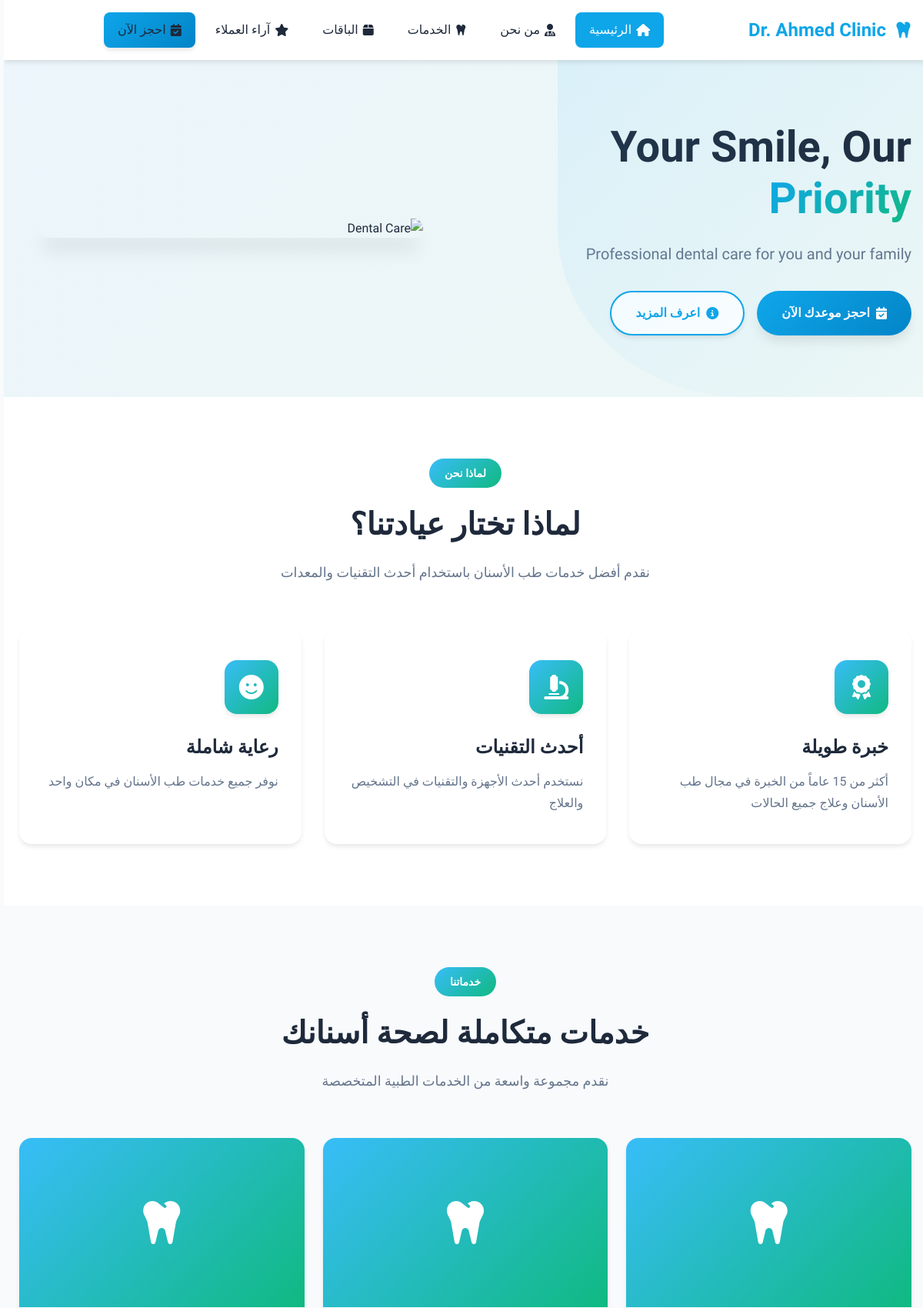
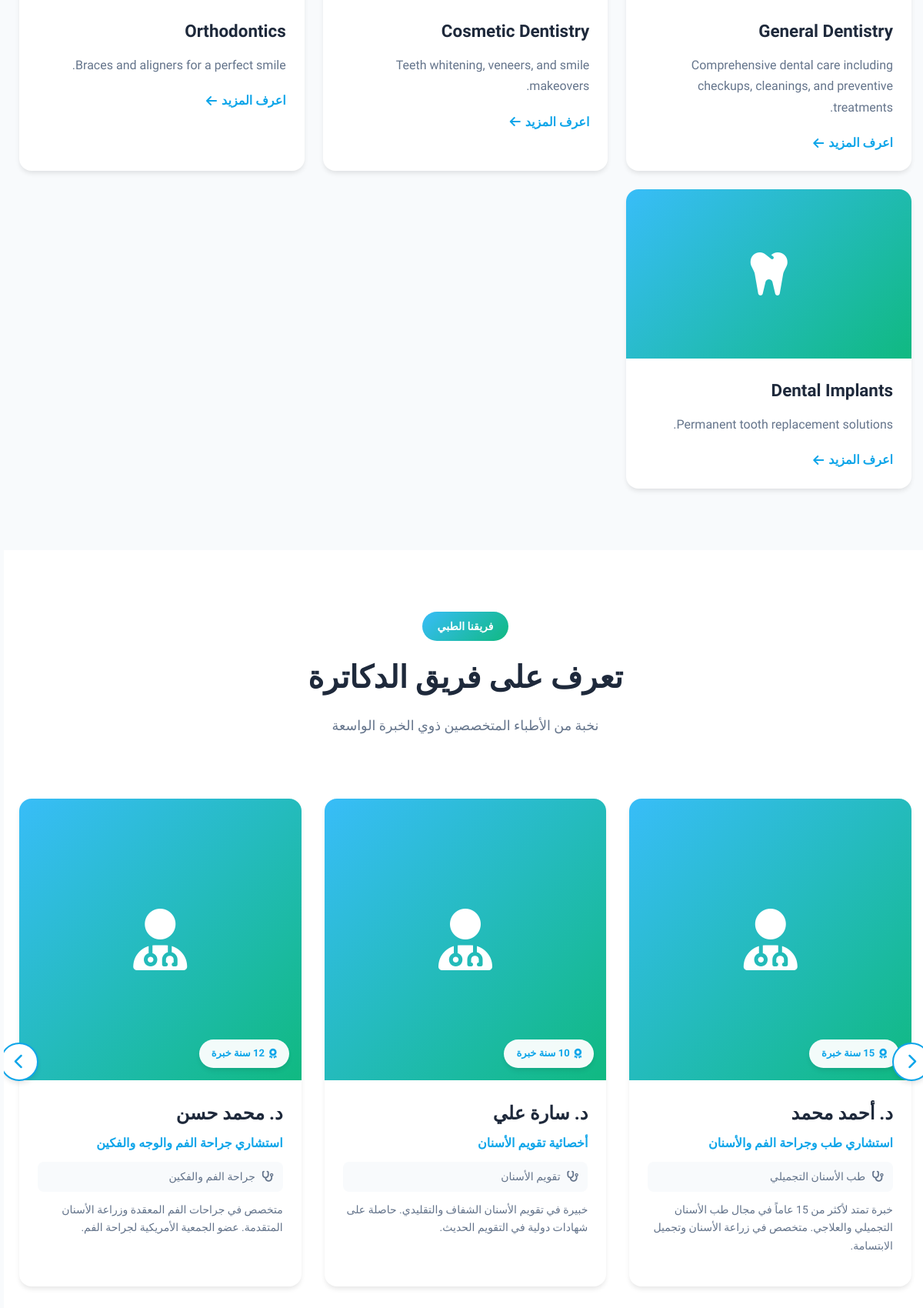
The page / (upper part) on the database its author committed (2 pictures, top to bottom).
### tables this page shows
CREATE TABLE IF NOT EXISTS `settings` (
    `id` INT PRIMARY KEY AUTO_INCREMENT,
    `setting_key` VARCHAR(100) NOT NULL UNIQUE,
    `setting_value` TEXT,
    `setting_type` VARCHAR(50) DEFAULT 'text',
    `created_at` TIMESTAMP DEFAULT CURRENT_TIMESTAMP,
    `updated_at` TIMESTAMP DEFAULT CURRENT_TIMESTAMP ON UPDATE CURRENT_TIMESTAMP
);

CREATE TABLE IF NOT EXISTS `services` (
    `id` INT PRIMARY KEY AUTO_INCREMENT,
    `title` VARCHAR(200) NOT NULL,
    `description` TEXT,
    `icon` VARCHAR(100),
    `image` VARCHAR(255),
    `display_order` INT DEFAULT 0,
    `is_active` BOOLEAN DEFAULT TRUE,
    `created_at` TIMESTAMP DEFAULT CURRENT_TIMESTAMP,
    `updated_at` TIMESTAMP DEFAULT CURRENT_TIMESTAMP ON UPDATE CURRENT_TIMESTAMP
);

CREATE TABLE IF NOT EXISTS `doctors` (
    `id` INT PRIMARY KEY AUTO_INCREMENT,
    `name` VARCHAR(200) NOT NULL,
    `title` VARCHAR(200) NOT NULL,
    `bio` TEXT NOT NULL,
    `image` VARCHAR(255),
    `specialization` VARCHAR(200),
    `years_experience` INT DEFAULT 0,
    `phone` VARCHAR(20),
    `email` VARCHAR(150),
    `facebook` VARCHAR(255),
    `instagram` VARCHAR(255),
    `twitter` VARCHAR(255),
    `display_order` INT DEFAULT 0,
    `is_active` BOOLEAN DEFAULT TRUE,
    `created_at` TIMESTAMP DEFAULT CURRENT_TIMESTAMP,
    `updated_at` TIMESTAMP DEFAULT CURRENT_TIMESTAMP ON UPDATE CURRENT_TIMESTAMP,
    INDEX `idx_active` (`is_active`),
    INDEX `idx_order` (`display_order`)
);

### includes/config.php (called while the page is built, shortened)
<?php
$conn = null;
try {
    $conn = new PDO(
        "mysql:host=" . DB_HOST . ";dbname=" . DB_NAME . ";charset=utf8mb4",
        DB_USER,
        DB_PASS,
        [
            PDO::ATTR_ERRMODE => PDO::ERRMODE_EXCEPTION,
            PDO::ATTR_DEFAULT_FETCH_MODE => PDO::FETCH_ASSOC,
            PDO::ATTR_EMULATE_PREPARES => false
        ]
    );
} catch(PDOException $e) {
    error_log("Database connection error: " . $e->getMessage());
    die("خطأ في الاتصال بقاعدة البيانات. يرجى التأكد من:<br>1. إنشاء قاعدة البيانات (u186120816_tantawy)<br>2. استيراد ملف database.sql<br>3. التحقق من بيانات الاتصال في includes/config.php<br>4. وضع كلمة مرور قاعدة البيانات في DB_PASS<br><br>Error: " . $e->getMessage());
}
function getSetting($key, $default = '') {
    global $conn;
    try {
        $stmt = $conn->prepare("SELECT setting_value FROM settings WHERE setting_key = ?");
        $stmt->execute([$key]);
        $result = $stmt->fetch();
        return $result ? $result['setting_value'] : $default;
    } catch(PDOException $e) {
        return $default;
    }
}

### index.php (the view, shortened to what this page needs)
<?php
require_once 'includes/config.php';
$stmt = $conn->prepare("SELECT * FROM sliders WHERE is_active = 1 ORDER BY display_order ASC");
$stmt->execute();
$hero_sliders = $stmt->fetchAll();
$stmt = $conn->prepare("SELECT * FROM services WHERE is_active = 1 ORDER BY display_order ASC");
$stmt->execute();
$services = $stmt->fetchAll();
$site_name = getSetting('site_name', 'عيادة الدكتور');
$site_logo = getSetting('site_logo', '');
$hero_title = getSetting('hero_title', 'ابتسامتك المثالية تبدأ هنا');
$hero_subtitle = getSetting('hero_subtitle', 'رعاية أسنان احترافية مع أحدث التقنيات');
$hero_btn_primary = getSetting('hero_btn_primary', 'احجز موعدك الآن');
$hero_btn_secondary = getSetting('hero_btn_secondary', 'اعرف المزيد');
?>
<!DOCTYPE html>
<html lang="ar" dir="rtl">
<head>
    <link rel="stylesheet" href="https://cdnjs.cloudflare.com/ajax/libs/font-awesome/6.4.0/css/all.min.css">
    <link rel="stylesheet" href="https://cdnjs.cloudflare.com/ajax/libs/intl-tel-input/18.2.1/css/intlTelInput.css">
    <link rel="stylesheet" href="<?php echo ASSETS_URL; ?>/css/modern-frontend.css">
</head>
<body>
    <nav class="modern-navbar">
        <div class="container">
            <div class="modern-nav-content">
                <a href="index.php" class="modern-logo">
                    <?php if ($site_logo && file_exists(UPLOAD_PATH . $site_logo)): ?>
                        <img src="<?php echo UPLOAD_URL . htmlspecialchars($site_logo); ?>" alt="<?php echo htmlspecialchars($site_name); ?>">
                    <?php else: ?>
                        <i class="fas fa-tooth"></i>
                        <span><?php echo htmlspecialchars($site_name); ?></span>
                    <?php endif; ?>
                </a>
                <ul class="modern-nav-menu" id="modernNavMenu">
                    <li><a href="#home" class="active"><i class="fas fa-home"></i> الرئيسية</a></li>
                    <li><a href="#about"><i class="fas fa-user-md"></i> من نحن</a></li>
                    <li><a href="#services"><i class="fas fa-tooth"></i> الخدمات</a></li>
                    <li><a href="#packages"><i class="fas fa-box"></i> الباقات</a></li>
                    <li><a href="#reviews"><i class="fas fa-star"></i> آراء العملاء</a></li>
                    <li><a href="#booking" class="modern-cta-btn"><i class="fas fa-calendar-check"></i> احجز الآن</a></li>
                </ul>
            </div>
        </div>
    </nav>
    <?php if (count($hero_sliders) > 0): ?>
    <section id="home" class="hero-slider-section">
        <div class="hero-slider-wrapper">
            <div class="hero-slider" id="heroSlider">
                <?php foreach ($hero_sliders as $index => $slider): ?>
                <div class="hero-slide <?php echo $index === 0 ? 'active' : ''; ?>">
                    <div class="hero-slide-bg" style="background-image: url('<?php echo UPLOAD_URL . htmlspecialchars($slider['image']); ?>');"></div>
                    <div class="hero-slide-overlay"></div>
                    <div class="container">
                        <div class="hero-slide-content">
                            <h1 class="hero-slide-title"><?php echo htmlspecialchars($slider['title']); ?></h1>
                            <?php if (!empty($slider['subtitle'])): ?>
                            <p class="hero-slide-subtitle"><?php echo htmlspecialchars($slider['subtitle']); ?></p>
                            <?php endif; ?>
                            <?php if (!empty($slider['button_text']) && !empty($slider['button_link'])): ?>
                            <a href="<?php echo htmlspecialchars($slider['button_link']); ?>" class="hero-slide-btn">
                                <i class="fas fa-calendar-check"></i>
                                <?php echo htmlspecialchars($slider['button_text']); ?>
                            </a>
                            <?php endif; ?>
                        </div>
                    </div>
                </div>
                <?php endforeach; ?>
            </div>
            <?php if (count($hero_sliders) > 1): ?>
            <button class="hero-slider-nav hero-slider-prev" onclick="changeHeroSlide(-1)">
                <i class="fas fa-chevron-right"></i>
            </button>
            <button class="hero-slider-nav hero-slider-next" onclick="changeHeroSlide(1)">
                <i class="fas fa-chevron-left"></i>
            </button>
            <div class="hero-slider-dots" id="heroSliderDots">
                <?php foreach ($hero_sliders as $index => $slider): ?>
                <span class="hero-slider-dot <?php echo $index === 0 ? 'active' : ''; ?>" onclick="goToHeroSlide(<?php echo $index; ?>)"></span>
                <?php endforeach; ?>
            </div>
            <?php endif; ?>
        </div>
    </section>
    <?php else: ?>
    <section id="home" class="modern-hero">
        <div class="container">
            <div class="modern-hero-content">
                <div class="modern-hero-text">
                    <h1>
                        <?php
                        $title_parts = explode(' ', $hero_title);
                        $last_word = array_pop($title_parts);
                        echo implode(' ', $title_parts) . ' <span>' . $last_word . '</span>';
                        ?>
                    </h1>
                    <p><?php echo htmlspecialchars($hero_subtitle); ?></p>
                    <div class="modern-hero-buttons">
                        <a href="#booking" class="modern-btn modern-btn-primary">
                            <i class="fas fa-calendar-check"></i>
                            <?php echo htmlspecialchars($hero_btn_primary); ?>
                        </a>
                        <a href="#services" class="modern-btn modern-btn-secondary">
                            <i class="fas fa-info-circle"></i>
                            <?php echo htmlspecialchars($hero_btn_secondary); ?>
                        </a>
                    </div>
                </div>
                <div class="modern-hero-image">
                    <img src="https://images.unsplash.com/photo-1606811971618-4486d14f3f99?w=800" alt="Dental Care">
                </div>
            </div>
        </div>
    </section>
    <?php endif; ?>
    <section id="about" class="modern-section" style="background: white;">
        <div class="container">
            <div class="modern-section-header">
                <span class="modern-section-badge">لماذا نحن</span>
                <h2 class="modern-section-title">لماذا تختار عيادتنا؟</h2>
                <p class="modern-section-subtitle">نقدم أفضل خدمات طب الأسنان باستخدام أحدث التقنيات والمعدات</p>
            </div>
            <div class="modern-features-grid">
                <div class="modern-feature-card">
                    <div class="modern-feature-icon">
                        <i class="fas fa-award"></i>
                    </div>
                    <h3 class="modern-feature-title">خبرة طويلة</h3>
                    <p class="modern-feature-description">أكثر من 15 عاماً من الخبرة في مجال طب الأسنان وعلاج جميع الحالات</p>
                </div>
                <div class="modern-feature-card">
                    <div class="modern-feature-icon">
                        <i class="fas fa-microscope"></i>
                    </div>
                    <h3 class="modern-feature-title">أحدث التقنيات</h3>
                    <p class="modern-feature-description">نستخدم أحدث الأجهزة والتقنيات في التشخيص والعلاج</p>
                </div>
                <div class="modern-feature-card">
                    <div class="modern-feature-icon">
                        <i class="fas fa-smile"></i>
                    </div>
                    <h3 class="modern-feature-title">رعاية شاملة</h3>
                    <p class="modern-feature-description">نوفر جميع خدمات طب الأسنان في مكان واحد</p>
                </div>
            </div>
        </div>
    </section>
    <section id="services" class="modern-section">
        <div class="container">
            <div class="modern-section-header">
                <span class="modern-section-badge">خدماتنا</span>
                <h2 class="modern-section-title">خدمات متكاملة لصحة أسنانك</h2>
                <p class="modern-section-subtitle">نقدم مجموعة واسعة من الخدمات الطبية المتخصصة</p>
            </div>
            <div class="modern-services-grid">
                <?php foreach ($services as $service): ?>
                <div class="modern-service-card">
                    <?php if (!empty($service['image'])): ?>
                        <img src="<?php echo UPLOAD_URL . htmlspecialchars($service['image']); ?>"
                             alt="<?php echo htmlspecialchars($service['title']); ?>"
                             class="modern-service-image">
                    <?php else: ?>
                        <div class="modern-service-image" style="background: linear-gradient(135deg, var(--primary-light), var(--accent)); display: flex; align-items: center; justify-content: center;">
                            <i class="fas fa-tooth" style="font-size: 4rem; color: white;"></i>
                        </div>
                    <?php endif; ?>
                    <div class="modern-service-content">
                        <h3 class="modern-service-title"><?php echo htmlspecialchars($service['title']); ?></h3>
                        <p class="modern-service-description">
                            <?php
                            $desc = isset($service['short_description']) && !empty($service['short_description'])
                                    ? $service['short_description']
                                    : $service['description'];
                            echo htmlspecialchars($desc);
                            ?>
                        </p>
                        <a href="service-details.php?id=<?php echo $service['id']; ?>" class="modern-service-link">
                            اعرف المزيد
                            <i class="fas fa-arrow-left"></i>
                        </a>
                    </div>
                </div>
                <?php endforeach; ?>
            </div>
        </div>
    </section>
    <section id="doctors" class="modern-section" style="background: white;">
        <div class="container">
            <div class="modern-section-header">
                <span class="modern-section-badge">فريقنا الطبي</span>
                <h2 class="modern-section-title">تعرف على فريق الدكاترة</h2>
                <p class="modern-section-subtitle">نخبة من الأطباء المتخصصين ذوي الخبرة الواسعة</p>
            </div>
            <div class="doctors-slider-wrapper">
                <div class="doctors-slider" id="doctorsSlider">
                    <?php
                    try {
                        $stmt = $conn->prepare("SELECT * FROM doctors WHERE is_active = 1 ORDER BY display_order ASC");
                        $stmt->execute();
                        $doctors = $stmt->fetchAll();
                    } catch(PDOException $e) {
                        $doctors = [];
                    }
                    if (count($doctors) > 0):
                    foreach ($doctors as $doctor):
                    ?>
                    <div class="doctor-card">
                        <div class="doctor-card-inner">
                            <div class="doctor-image-wrapper">
                                <?php if (!empty($doctor['image'])): ?>
                                    <img src="<?php echo UPLOAD_URL . htmlspecialchars($doctor['image']); ?>"
                                         alt="<?php echo htmlspecialchars($doctor['name']); ?>"
                                         class="doctor-image">
                                <?php else: ?>
                                    <div class="doctor-image doctor-image-placeholder">
                                        <i class="fas fa-user-md"></i>
                                    </div>
                                <?php endif; ?>
                                <?php if ($doctor['years_experience'] > 0): ?>
                                <div class="doctor-badge">
                                    <i class="fas fa-award"></i>
                                    <?php echo $doctor['years_experience']; ?> سنة خبرة
                                </div>
                                <?php endif; ?>
                            </div>
                            <div class="doctor-info">
                                <h3 class="doctor-name"><?php echo htmlspecialchars($doctor['name']); ?></h3>
                                <p class="doctor-title"><?php echo htmlspecialchars($doctor['title']); ?></p>
                                <p class="doctor-specialization">
                                    <i class="fas fa-stethoscope"></i>
                                    <?php echo htmlspecialchars($doctor['specialization']); ?>
                                </p>
                                <p class="doctor-bio"><?php echo htmlspecialchars($doctor['bio']); ?></p>
                            </div>
                        </div>
                    </div>
                    <?php
                    endforeach;
                    else:
                    ?>
                    <div class="fb-empty-state" style="text-align: center; padding: 40px;">
                        <p>لا يوجد دكاترة متاحون حالياً</p>
                    </div>
                    <?php endif; ?>
                </div>
                <?php if (count($doctors) > 0): ?>
                <button class="slider-nav slider-prev" onclick="slideDoctors(-1)">
                    <i class="fas fa-chevron-right"></i>
                </button>
                <button class="slider-nav slider-next" onclick="slideDoctors(1)">
                    <i class="fas fa-chevron-left"></i>
                </button>
                <?php endif; ?>
            </div>
        </div>
    </section>
</body>
</html>

### rows shown on the page
settings: setting_value "Dr. Ahmed Clinic"
settings: setting_value "Professional dental care for you and your family"
services: title "General Dentistry", description "Comprehensive dental care including checkups, cleanings, and preventive treatments."
services: title "Cosmetic Dentistry", description "Teeth whitening, veneers, and smile makeovers."
services: title "Orthodontics"
services: title "Dental Implants"
doctors: years_experience "15", name "د. أحمد محمد", title "استشاري طب وجراحة الفم والأسنان", specialization "طب الأسنان التجميلي", bio "خبرة تمتد لأكثر من 15 عاماً في مجال طب الأسنان التجميلي والعلاجي. متخصص في زراعة الأسنان وتجميل الابتسامة."
doctors: years_experience "10", name "د. سارة علي", title "أخصائية تقويم الأسنان", specialization "تقويم الأسنان", bio "خبيرة في تقويم الأسنان الشفاف والتقليدي. حاصلة على شهادات دولية في التقويم الحديث."
doctors: years_experience "12", name "د. محمد حسن", title "استشاري جراحة الفم والوجه والفكين", specialization "جراحة الفم والفكين", bio "متخصص في جراحات الفم المعقدة وزراعة الأسنان المتقدمة. عضو الجمعية الأمريكية لجراحة الفم."

### other values the page prints
implode(' ', $title_parts) "Your Smile, Our"
$last_word "Priority"
$hero_btn_primary "احجز موعدك الآن"
$hero_btn_secondary "اعرف المزيد"
